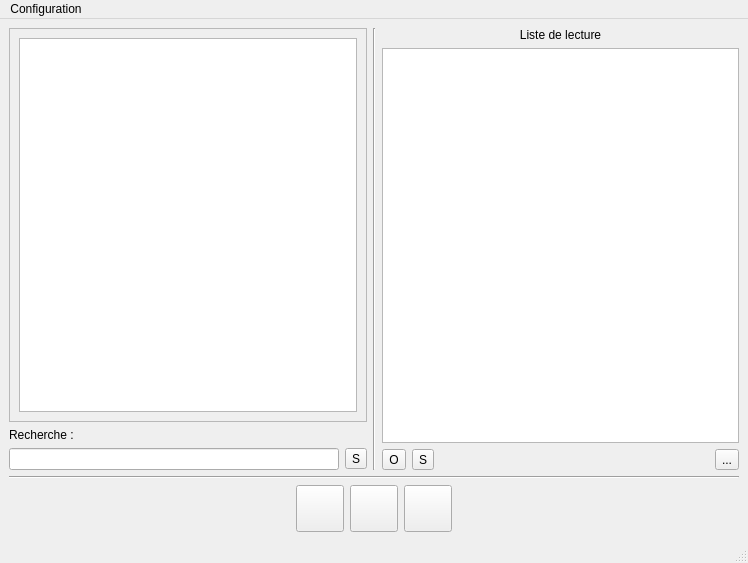
<?xml version="1.0" encoding="UTF-8"?>
<ui version="4.0">
 <class>GuiliGuili</class>
 <widget class="QMainWindow" name="GuiliGuili">
  <property name="geometry">
   <rect>
    <x>0</x>
    <y>0</y>
    <width>748</width>
    <height>563</height>
   </rect>
  </property>
  <property name="windowTitle">
   <string>GuiliGuili</string>
  </property>
  <widget class="QWidget" name="centralwidget">
   <layout class="QHBoxLayout" name="horizontalLayout_4">
    <item>
     <layout class="QVBoxLayout" name="verticalLayout_2">
      <item>
       <layout class="QHBoxLayout" name="horizontalLayout_2">
        <item>
         <layout class="QVBoxLayout" name="verticalLayout_3">
          <item>
           <widget class="QScrollArea" name="scrollArea">
            <property name="widgetResizable">
             <bool>true</bool>
            </property>
            <widget class="QWidget" name="scrollAreaWidgetContents">
             <property name="enabled">
              <bool>true</bool>
             </property>
             <property name="geometry">
              <rect>
               <x>0</x>
               <y>0</y>
               <width>355</width>
               <height>383</height>
              </rect>
             </property>
             <layout class="QHBoxLayout" name="horizontalLayout_6">
              <item>
               <widget class="QTreeView" name="songTreeView">
                <property name="editTriggers">
                 <set>QAbstractItemView::NoEditTriggers</set>
                </property>
                <property name="dragEnabled">
                 <bool>true</bool>
                </property>
                <property name="selectionMode">
                 <enum>QAbstractItemView::MultiSelection</enum>
                </property>
               </widget>
              </item>
             </layout>
            </widget>
           </widget>
          </item>
          <item>
           <widget class="QLabel" name="label">
            <property name="text">
             <string>Recherche :</string>
            </property>
           </widget>
          </item>
          <item>
           <layout class="QHBoxLayout" name="horizontalLayout_5">
            <item>
             <widget class="QLineEdit" name="searchInput"/>
            </item>
            <item>
             <widget class="QToolButton" name="searchButton">
              <property name="text">
               <string>S</string>
              </property>
             </widget>
            </item>
           </layout>
          </item>
         </layout>
        </item>
        <item>
         <widget class="Line" name="line">
          <property name="orientation">
           <enum>Qt::Vertical</enum>
          </property>
         </widget>
        </item>
        <item>
         <layout class="QVBoxLayout" name="verticalLayout">
          <item>
           <widget class="QLabel" name="label_2">
            <property name="text">
             <string>Liste de lecture</string>
            </property>
            <property name="alignment">
             <set>Qt::AlignCenter</set>
            </property>
           </widget>
          </item>
          <item>
           <widget class="QListView" name="playlistView">
            <property name="acceptDrops">
             <bool>true</bool>
            </property>
            <property name="editTriggers">
             <set>QAbstractItemView::NoEditTriggers</set>
            </property>
            <property name="dragEnabled">
             <bool>true</bool>
            </property>
            <property name="dragDropMode">
             <enum>QAbstractItemView::DragDrop</enum>
            </property>
            <property name="defaultDropAction">
             <enum>Qt::CopyAction</enum>
            </property>
            <property name="alternatingRowColors">
             <bool>true</bool>
            </property>
           </widget>
          </item>
          <item>
           <layout class="QHBoxLayout" name="horizontalLayout">
            <item>
             <widget class="QToolButton" name="openPlaylistButton">
              <property name="text">
               <string>O</string>
              </property>
             </widget>
            </item>
            <item>
             <widget class="QToolButton" name="savePlaylistButton">
              <property name="text">
               <string>S</string>
              </property>
             </widget>
            </item>
            <item>
             <spacer name="horizontalSpacer">
              <property name="orientation">
               <enum>Qt::Horizontal</enum>
              </property>
              <property name="sizeHint" stdset="0">
               <size>
                <width>40</width>
                <height>20</height>
               </size>
              </property>
             </spacer>
            </item>
            <item>
             <widget class="QToolButton" name="clearPlaylistButton">
              <property name="text">
               <string>...</string>
              </property>
              <property name="icon">
               <iconset resource="../qgui/icone.qrc">
                <normaloff>:/main/icons/media-track-remove-amarok.png</normaloff>:/main/icons/media-track-remove-amarok.png</iconset>
              </property>
              <property name="iconSize">
               <size>
                <width>32</width>
                <height>32</height>
               </size>
              </property>
             </widget>
            </item>
           </layout>
          </item>
         </layout>
        </item>
       </layout>
      </item>
      <item>
       <widget class="Line" name="line_2">
        <property name="orientation">
         <enum>Qt::Horizontal</enum>
        </property>
       </widget>
      </item>
      <item>
       <layout class="QHBoxLayout" name="horizontalLayout_3">
        <item>
         <spacer name="horizontalSpacer_3">
          <property name="orientation">
           <enum>Qt::Horizontal</enum>
          </property>
          <property name="sizeHint" stdset="0">
           <size>
            <width>40</width>
            <height>20</height>
           </size>
          </property>
         </spacer>
        </item>
        <item>
         <widget class="QToolButton" name="prevButton">
          <property name="text">
           <string/>
          </property>
          <property name="icon">
           <iconset resource="../qgui/icone.qrc">
            <normaloff>:/main/icons/player_rew.svgz</normaloff>:/main/icons/player_rew.svgz</iconset>
          </property>
          <property name="iconSize">
           <size>
            <width>40</width>
            <height>40</height>
           </size>
          </property>
         </widget>
        </item>
        <item>
         <widget class="QToolButton" name="playButton">
          <property name="text">
           <string/>
          </property>
          <property name="icon">
           <iconset resource="../qgui/icone.qrc">
            <normaloff>:/main/icons/player_play.svgz</normaloff>:/main/icons/player_play.svgz</iconset>
          </property>
          <property name="iconSize">
           <size>
            <width>40</width>
            <height>40</height>
           </size>
          </property>
         </widget>
        </item>
        <item>
         <widget class="QToolButton" name="nextButton">
          <property name="text">
           <string/>
          </property>
          <property name="icon">
           <iconset resource="../qgui/icone.qrc">
            <normaloff>:/main/icons/player_fwd.svgz</normaloff>:/main/icons/player_fwd.svgz</iconset>
          </property>
          <property name="iconSize">
           <size>
            <width>40</width>
            <height>40</height>
           </size>
          </property>
         </widget>
        </item>
        <item>
         <spacer name="horizontalSpacer_2">
          <property name="orientation">
           <enum>Qt::Horizontal</enum>
          </property>
          <property name="sizeHint" stdset="0">
           <size>
            <width>40</width>
            <height>20</height>
           </size>
          </property>
         </spacer>
        </item>
       </layout>
      </item>
     </layout>
    </item>
   </layout>
  </widget>
  <widget class="QMenuBar" name="menubar">
   <property name="geometry">
    <rect>
     <x>0</x>
     <y>0</y>
     <width>748</width>
     <height>23</height>
    </rect>
   </property>
   <widget class="QMenu" name="menuCOnfiguration">
    <property name="title">
     <string>Configuration</string>
    </property>
   </widget>
   <addaction name="menuCOnfiguration"/>
  </widget>
  <widget class="QStatusBar" name="statusbar"/>
 </widget>
 <resources>
  <include location="../qgui/icone.qrc"/>
 </resources>
 <connections/>
</ui>
